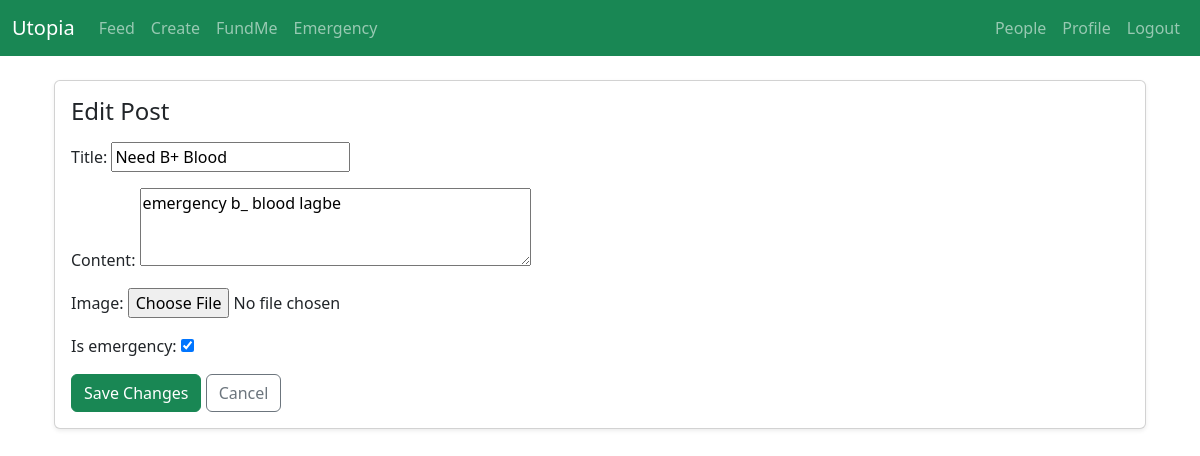
The app's page /posts/post/8/edit/ (signed in) with its own data.
### posts/models.py (models this page shows, shortened)
class Post(models.Model):
    profile = models.ForeignKey("accounts.Profile", on_delete=models.CASCADE, related_name="posts")
    title = models.CharField(max_length=200, blank=True)
    content = models.TextField(blank=True)
    image = models.ImageField(upload_to="posts/", blank=True, null=True)
    is_emergency = models.BooleanField(default=False)
    created_at = models.DateTimeField(default=timezone.now)
    updated_at = models.DateTimeField(auto_now=True)
    likes_count = models.IntegerField(default=0)
    class Meta:
        ordering = ["-created_at"]

### posts/views.py (the view)
# urls.py: path("post/<int:post_id>/edit/", views.edit_post, name="edit_post"),
@login_required
def edit_post(request, post_id):
    post = get_object_or_404(Post, id=post_id, profile__user=request.user)
    if request.method == "POST":
        form = PostForm(request.POST, request.FILES, instance=post)
        if form.is_valid():
            form.save()
            messages.success(request, "Post updated successfully!")
            return redirect("posts:detail", post_id=post.id)
    else:
        form = PostForm(instance=post)
    return render(request, "posts/post_form.html", {"form": form, "is_edit": True})

### posts/forms.py
class PostForm(forms.ModelForm):
    class Meta:
        model = Post
        fields = ["title", "content", "image", "is_emergency"]
        widgets = {
            "content": forms.Textarea(attrs={"rows":3, "placeholder":"What's happening?"}),
            "title": forms.TextInput(attrs={"placeholder":"Title (optional)"}),
        }

### templates/posts/post_form.html (shortened to what this page needs)
{% extends "base.html" %}
{% block content %}
<div class="container mt-4">
  <div class="card shadow-sm">
    <div class="card-body">
      <h4 class="mb-3">{% if is_edit %}Edit Post{% else %}Create New Post{% endif %}</h4>
      <form method="post" enctype="multipart/form-data">
        {{ form.as_p }}
        <button type="submit" class="btn btn-success">
          {% if is_edit %}Save Changes{% else %}Post{% endif %}
        </button>
        <a href="{% url 'posts:feed' %}" class="btn btn-outline-secondary">Cancel</a>
      </form>
    </div>
  </div>
</div>
{% endblock %}

### records on screen
Post: title "Need B+ Blood", content "emergency b_ blood lagbe", is_emergency "☑"
